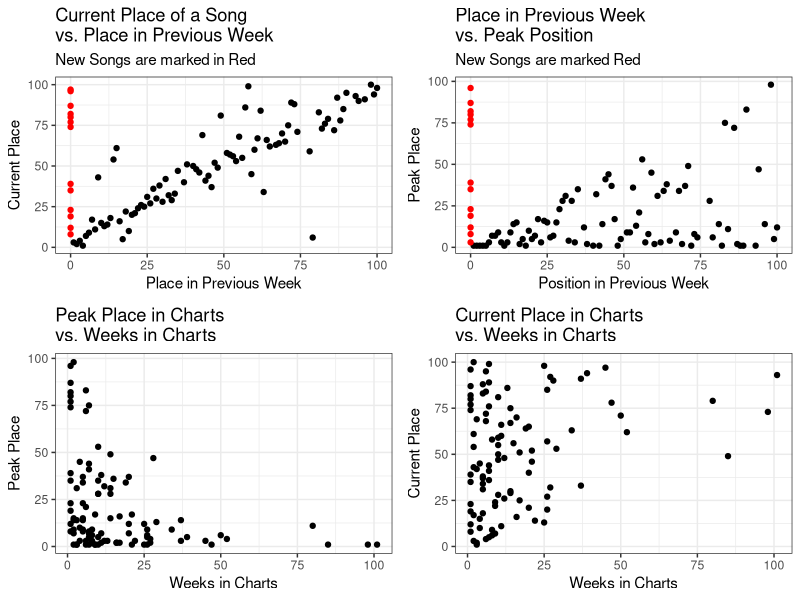
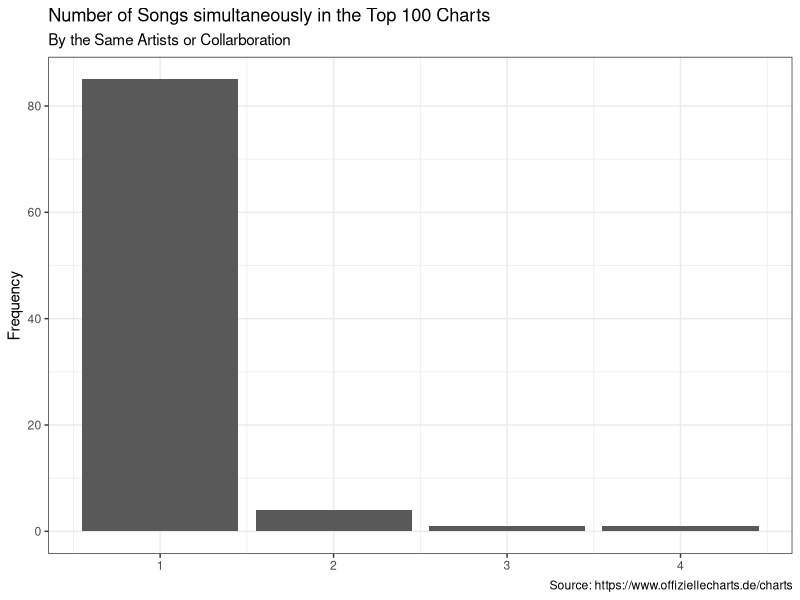
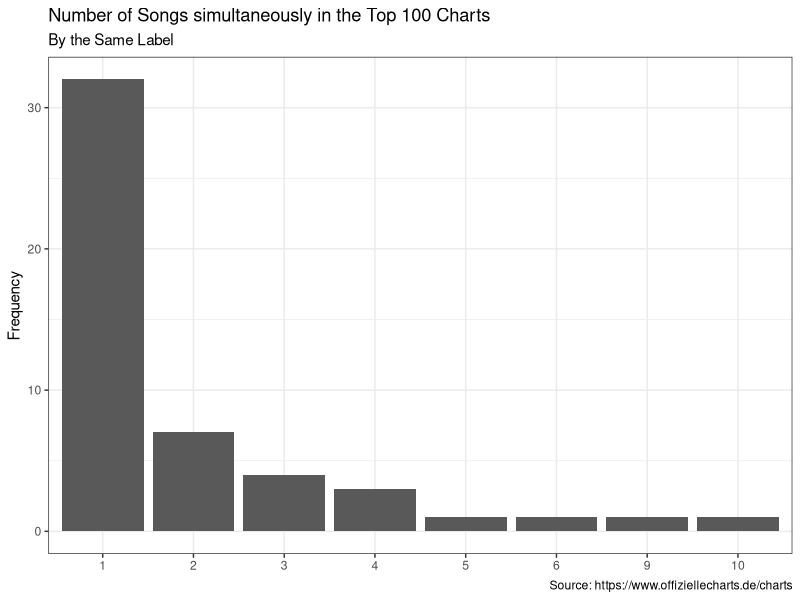

Source code (R) for these figures, in order:
## ---- chunk 1
library(ggplot2)
library(gridExtra)
library(readr)
library(dplyr)
chart_scrap <- read_csv('2021-07-23_charts_report.csv')
## ---- chunk 2
#Reporting Figures and Tables
#Scatter Plots
current_v_last <- ggplot(data = chart_scrap,
                                     aes(y = current, x=last_week,
                                     col=ifelse(is.na(last_week), yes = 'NA' , no = 'NonNA')))+
                                      geom_point(aes(y = current, x=last_week_fill),show.legend = F)+
                                      scale_color_manual(values = c('#FF0000','#000000'))+
                                      labs(title = 'Current Place of a Song \nvs. Place in Previous Week',
                                           subtitle = 'New Songs are marked in Red',
                                           y='Current Place', x='Place in Previous Week')+
                                        theme_bw()
weeks_v_peak <- ggplot(data = chart_scrap,
                                             aes(x=weeks_in_charts, y=peak_in_charts))+
                                              geom_point()+
                                              labs(title = 'Peak Place in Charts \nvs. Weeks in Charts',
                                                   x='Weeks in Charts', y='Peak Place')+
                                              theme_bw()
week_v_current <- ggplot(data = chart_scrap, aes(x=weeks_in_charts, y=current))+
                                      geom_point()+
                                      labs(title = 'Current Place in Charts \nvs. Weeks in Charts',
                                           x='Weeks in Charts', y='Current Place')+
                                      theme_bw()
last_v_peak <- ggplot(data = chart_scrap, aes(x=last_week_fill, y=peak_in_charts,
                                                col=ifelse(is.na(last_week), yes = 'NA' , no = 'NonNA')))+
                                    geom_point(show.legend = F)+
                                    labs(title = 'Place in Previous Week \nvs. Peak Position',
                                         subtitle = 'New Songs are marked Red',
                                         x='Position in Previous Week', y='Peak Place')+
                                    scale_color_manual(values = c('#FF0000','#000000'))+
                                    theme_bw()
grid.arrange(current_v_last,last_v_peak, weeks_v_peak,week_v_current, nrow=2)
## ---- chunk 3
chart_scrap%>%
                      count(artist)%>%
                      ggplot(aes(x=n))+
                      geom_bar()+
                      labs(title = 'Number of Songs simultaneously in the Top 100 Charts',
                           subtitle = 'By the Same Artists or Collarboration',
                           y='Frequency',
                           x=NULL,
                           caption = 'Source: https://www.offiziellecharts.de/charts')+
                      theme_bw()
chart_scrap%>%
                        count(artist,sort = T)%>%
                        filter(n>1)%>%
                        knitr::kable()
chart_scrap%>%
                      count(label)%>%
                      ggplot(aes(x=as.factor(n)))+
                      geom_bar()+
                      geom_bar()+
                      labs(title = 'Number of Songs simultaneously in the Top 100 Charts',
                           subtitle = 'By the Same Label',
                           y='Frequency',
                           x=NULL,
                           caption = 'Source: https://www.offiziellecharts.de/charts')+
                      theme_bw()
chart_scrap%>%
                        count(label, sort = T)%>%
                        filter(n>1)%>%
                        knitr::kable()
## ---- chunk 4
#Songs that are currently peaking
chart_scrap%>%
                        filter(current == peak_in_charts)%>%
                        select(artist, title, current)%>%
                        rename(Position = current)%>%
                        knitr::kable()
